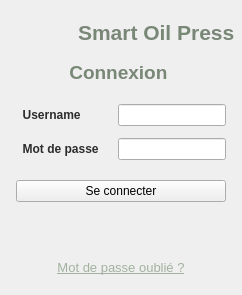
                      <widget class="QWidget" name="tabConnexion">
                       <attribute name="title">
                        <string>Connexion</string>
                       </attribute>
                       <layout class="QVBoxLayout" name="vertical_connexion">
                        <property name="spacing">
                         <number>0</number>
                        </property>
                        <property name="margin">
                         <number>0</number>
                        </property>
                        <item>
                         <layout class="QHBoxLayout" name="hLogoConn">
                          <property name="spacing">
                           <number>12</number>
                          </property>
                          <property name="leftMargin">
                           <number>20</number>
                          </property>
                          <property name="topMargin">
                           <number>20</number>
                          </property>
                          <item>
                           <widget class="QLabel" name="logoLabelConn">
                            <property name="pixmap">
                             <pixmap resource="resources.qrc">:/images/logo.png</pixmap>
                            </property>
                            <property name="scaledContents">
                             <bool>true</bool>
                            </property>
                            <property name="maximumWidth">
                             <number>80</number>
                            </property>
                            <property name="maximumHeight">
                             <number>80</number>
                            </property>
                           </widget>
                          </item>
                          <item>
                           <widget class="QLabel" name="label_app_title">
                            <property name="text">
                             <string>Smart Oil Press</string>
                            </property>
                            <property name="font">
                             <font>
                              <pointsize>16</pointsize>
                              <weight>75</weight>
                              <bold>true</bold>
                             </font>
                            </property>
                            <property name="styleSheet">
                             <string>color: #798777;</string>
                            </property>
                           </widget>
                          </item>
                          <item>
                           <spacer name="spacerLogoH">
                            <property name="orientation">
                             <enum>Qt::Horizontal</enum>
                            </property>
                           </spacer>
                          </item>
                         </layout>
                        </item>
                        <item>
                         <spacer name="spacerTop">
                          <property name="orientation">
                           <enum>Qt::Vertical</enum>
                          </property>
                         </spacer>
                        </item>
                        <item>
                         <layout class="QHBoxLayout" name="hCenterConn">
                          <item>
                           <spacer name="spacerLeftConn">
                            <property name="orientation">
                             <enum>Qt::Horizontal</enum>
                            </property>
                           </spacer>
                          </item>
                          <item>
                           <widget class="QWidget" name="loginFormContainer">
                            <property name="minimumWidth">
                             <number>450</number>
                            </property>
                            <property name="maximumWidth">
                             <number>550</number>
                            </property>
                            <layout class="QVBoxLayout" name="vLoginForm">
                             <property name="spacing">
                              <number>20</number>
                             </property>
                             <item>
                              <widget class="QLabel" name="label_login_title">
                               <property name="text">
                                <string>Connexion </string>
                               </property>
                               <property name="alignment">
                                <set>Qt::AlignCenter</set>
                               </property>
                               <property name="font">
                                <font>
                                 <pointsize>14</pointsize>
                                 <weight>75</weight>
                                 <bold>true</bold>
                                </font>
                               </property>
                               <property name="styleSheet">
                                <string>color: #798777;</string>
                               </property>
                              </widget>
                             </item>
                             <item>
                              <layout class="QFormLayout" name="formConnexion">
                               <property name="spacing">
                                <number>12</number>
                               </property>
                               <item row="0" column="0">
                                <widget class="QLabel" name="label_user_conn">
                                 <property name="text">
                                  <string>  Username  </string>
                                 </property>
                                 <property name="styleSheet">
                                  <string>color: #2C2C2C; font-weight: bold;</string>
                                 </property>
                                </widget>
                               </item>
                               <item row="0" column="1">
                                <widget class="QLineEdit" name="line_user_conn">
                                 <property name="minimumHeight">
                                  <number>40</number>
                                 </property>
                                </widget>
                               </item>
                               <item row="1" column="0">
                                <widget class="QLabel" name="label_pass_conn">
                                 <property name="text">
                                  <string>  Mot de passe  </string>
                                 </property>
                                 <property name="styleSheet">
                                  <string>color: #2C2C2C; font-weight: bold;</string>
                                 </property>
                                </widget>
                               </item>
                               <item row="1" column="1">
                                <widget class="QLineEdit" name="line_pass_conn">
                                 <property name="echoMode">
                                  <enum>QLineEdit::Password</enum>
                                 </property>
                                 <property name="minimumHeight">
                                  <number>40</number>
                                 </property>
                                </widget>
                               </item>
                              </layout>
                             </item>
                             <item>
                              <widget class="QPushButton" name="btnSeConnecter">
                               <property name="text">
                                <string>Se connecter</string>
                               </property>
                               <property name="minimumHeight">
                                <number>44</number>
                               </property>
                               <property name="cursor">
                                <cursorShape>PointingHandCursor</cursorShape>
                               </property>
                              </widget>
                             </item>
                             <item>
                              <widget class="QLabel" name="label_login_error">
                               <property name="text">
                                <string/>
                               </property>
                               <property name="alignment">
                                <set>Qt::AlignCenter</set>
                               </property>
                               <property name="wordWrap">
                                <bool>true</bool>
                               </property>
                               <property name="styleSheet">
                                <string>color: #C62828; font-weight: bold;</string>
                               </property>
                              </widget>
                             </item>
                             <item>
                              <widget class="QPushButton" name="btnNavigateForgot">
                               <property name="text">
                                <string>Mot de passe oublié ?</string>
                               </property>
                               <property name="styleSheet">
                                <string>QPushButton { background-color: transparent; color: #A2B29F; border: none; text-decoration: underline; font-size: 10pt; padding: 4px; } QPushButton:hover { color: #798777; }</string>
                               </property>
                              </widget>
                             </item>
                            </layout>
                           </widget>
                          </item>
                          <item>
                           <spacer name="spacerRightConn">
                            <property name="orientation">
                             <enum>Qt::Horizontal</enum>
                            </property>
                           </spacer>
                          </item>
                         </layout>
                        </item>
                        <item>
                         <spacer name="spacerBottom">
                          <property name="orientation">
                           <enum>Qt::Vertical</enum>
                          </property>
                         </spacer>
                        </item>
                       </layout>
                      </widget>
